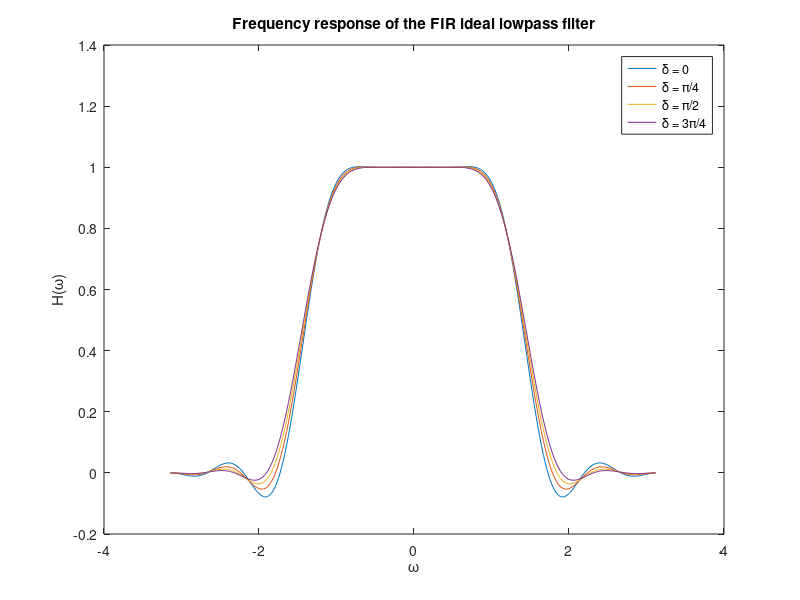
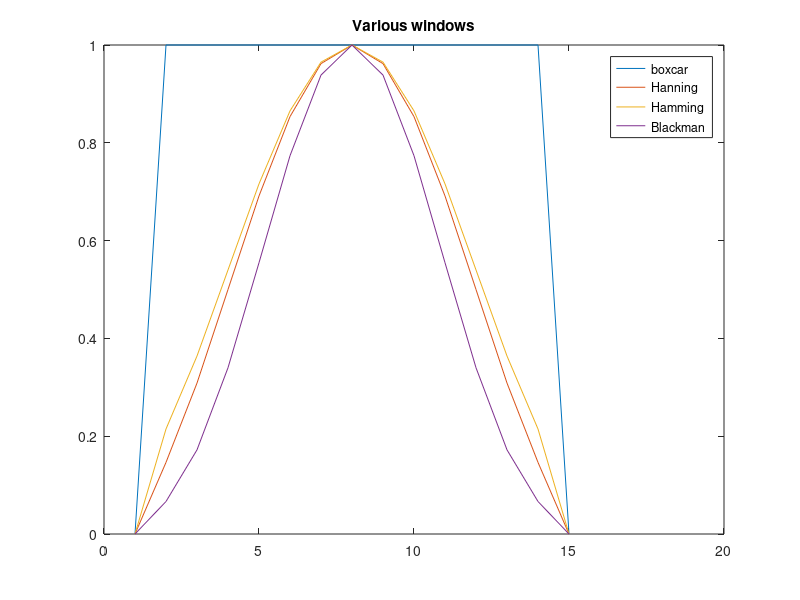
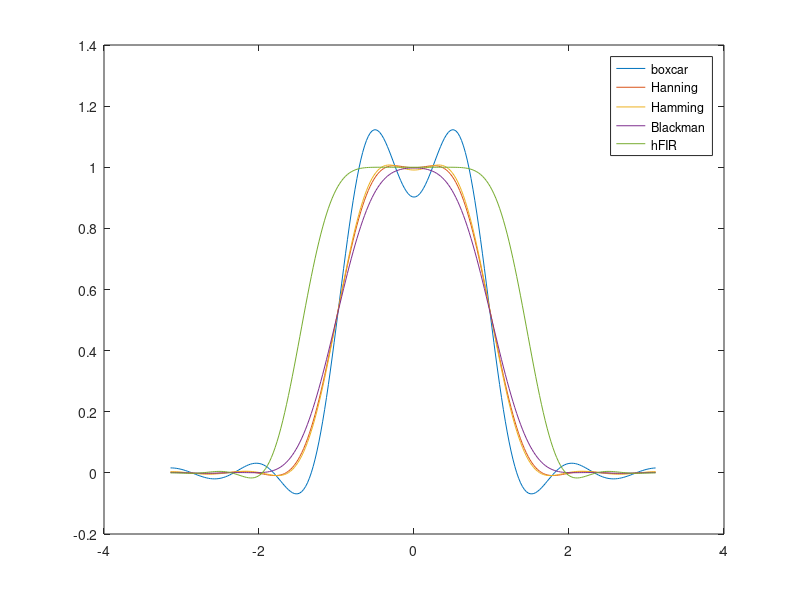

Reproduce these figures in MATLAB, in order.
%------------------------------------------------------------------
%  ECE 446 Computer Project 1 Fall 2014
%  Project Done by: M. Iftekhar Tanveer (itanveer@cs.rochester.edu)
%  This project was coded and tested in MATLAB R2014b
%  Please run the scripts in MATLAB 2014b for correct execution
%------------------------------------------------------------------
function dspcompProj2
h = FIR(pi/4,pi/2.5,6,9,0);
tDom = [zeros(121,1);h;zeros(120,1)]; % Time domain
fDom = real(fft(ifftshift(tDom)));    % Freq domain
fax = -pi:(2*pi/length(fDom)):pi-(2*pi/length(fDom)); % Freq axis
figure(1)
plot(fax,fDom)

hold on
h1=FIR(pi/4,pi/2.5,6,9,.025*pi);
tDom1 = [zeros(121,1);h1;zeros(120,1)];
fDom1 = real(fft(ifftshift(tDom1)));
plot(fax,fDom1)

h2=FIR(pi/4,pi/2.5,6,9,.050*pi);
tDom2 = [zeros(121,1);h2;zeros(120,1)];
fDom2 = real(fft(ifftshift(tDom2)));
plot(fax,fDom2)

h3=FIR(pi/4,pi/2.5,6,9,.075*pi);
tDom3 = [zeros(121,1);h3;zeros(120,1)];
fDom3 = real(fft(ifftshift(tDom3)));
plot(fax,fDom3)
hold off

xlabel('\omega')
ylabel('H(\omega)')
title('Frequency response of the FIR ideal lowpass filter')
legend({'\delta = 0','\delta = \pi/4','\delta = \pi/2','\delta = 3\pi/4'})

disp('Conclusion: Larger delta results in smaller overshoot')

figure(2);
w_box_car = Window(7,1,0,0)';
w_Hanning = Window(7,.5,-.5,0)';
w_Hamming = Window(7,.54,-.46,0)';
w_Blackman = Window(7,.42,-.5,.08)';
plot(w_box_car); 
hold on;
    plot(w_Hanning);
    plot(w_Hamming);
    plot(w_Blackman);
hold off
title('Various windows');
legend({'boxcar','Hanning','Hamming','Blackman'})

tDomBox = [zeros(121,1);w_box_car;zeros(120,1)]; % Time domain
tDomHan = [zeros(121,1);w_Hanning;zeros(120,1)]; % Time domain
tDomHam = [zeros(121,1);w_Hamming;zeros(120,1)]; % Time domain
tDomBlk = [zeros(121,1);w_Blackman;zeros(120,1)]; % Time domain

figure(3);
tax = (0:(2*pi/255):2*pi) - pi;
Hideal = 1.0*(abs(tax)<(pi/8 + pi/5));
h = real(fftshift(ifft(ifftshift(Hideal))))';
Hbox = fftshift(real(fft(fftshift(h.*tDomBox))));
HHan = fftshift(real(fft(fftshift(h.*tDomHan))));
HHam = fftshift(real(fft(fftshift(h.*tDomHam))));
Hblk = fftshift(real(fft(fftshift(h.*tDomBlk))));

hFIR=FIR(pi/4,pi/2.5,6,9,.098*pi);
tDom = [zeros(121,1);hFIR;zeros(120,1)]; % Time domain
fDom = real(fft(ifftshift(tDom)));    % Freq domain


plot(fax,Hbox);

hold on
plot(fax,HHan);
plot(fax,HHam);
plot(fax,Hblk);
plot(fax,fDom);

hold off
legend({'boxcar','Hanning','Hamming','Blackman','hFIR'});

disp('hFIR is more accurate than the other techniques');
end

function [h,w,Hw] = FIR(wp,ws,Np,Ns,delta)
M = (Np+Ns-1)/2;
% Building the frequency
wp = wp - delta;
ws = ws + delta;
wp_ = [((Np/2):-1:1)*(-2*wp/Np),0,(1:(Np/2))*(2*wp/Np)];
ws_l = -pi:(pi-ws)/floor(Ns/2):-ws-(pi-ws)/floor(Ns/2);
ws_r = ws+(pi-ws)/floor(Ns/2):(pi-ws)/floor(Ns/2):pi;
w = [ws_l,wp_,ws_r]' + pi;  
Hw = [zeros(1,length(ws_l)),ones(1,length(wp_)),zeros(1,length(ws_r))]';
[cols,rows] = meshgrid(-M:M,w);
Emat = exp(-j.*cols.*rows);
h = real(Emat\Hw);  % solution of the linear equation
% Debug
% subplot(311)
% stem(w,Hw)
% xlabel('\omega')
% ylabel('H(\omega)')
end

function h= Window(M,a,b,c)
n = -M:M;
h = a - b*cos(pi*n/(M+1)) + c*cos(2*pi*n/(M+1));
h = h.*(abs(n)<M);
end